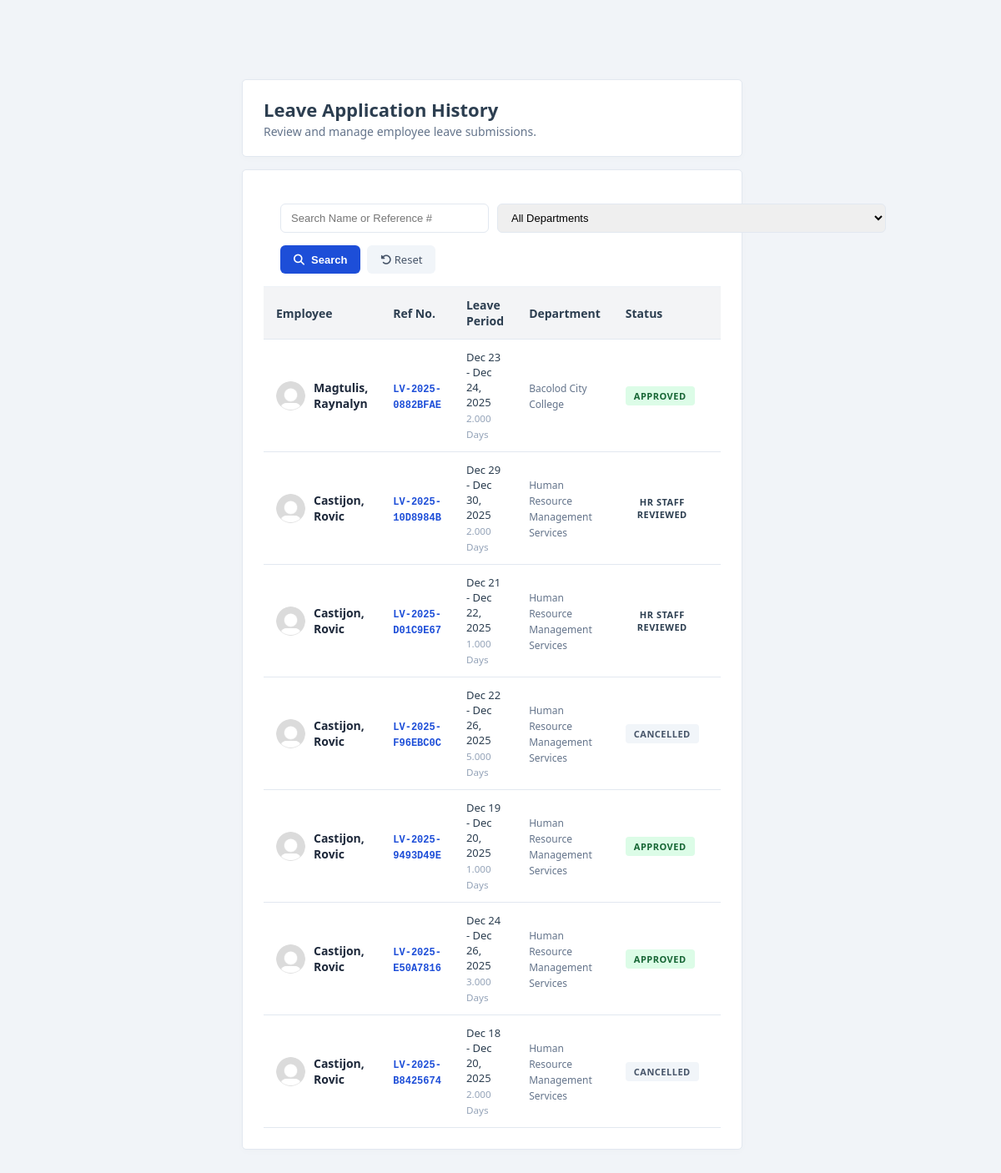
/accounts/hrstaff/leave-history.php (signed in), run on the app's committed database.
### tables this page shows
CREATE TABLE `leave_application` (
  `application_id` int(11) NOT NULL,
  `reference_no` varchar(100) NOT NULL COMMENT 'Format: LV-YYYY-LASTNAME-INITIALS-GENDER-ID',
  `employee_id` int(11) NOT NULL COMMENT 'Refers to employee.employee_id',
  `leave_type_id` int(11) NOT NULL,
  `other_leave_description` varchar(255) DEFAULT NULL,
  `leave_detail_id` int(11) DEFAULT NULL,
  `details_description` varchar(255) DEFAULT NULL,
  `date_filing` date NOT NULL,
  `start_date` date NOT NULL,
  `end_date` date NOT NULL,
  `working_days` decimal(5,3) DEFAULT 0.000,
  `commutation` enum('Requested','Not Requested') DEFAULT 'Not Requested',
  `applicant_signature` varchar(255) DEFAULT NULL COMMENT 'Path to the employee signature image',
  `applicant_sign_date` datetime DEFAULT NULL COMMENT 'Timestamp when the employee submitted',
  `status` enum('Pending','HR Staff Reviewed','Officer Recommended','Approved','Rejected','Cancelled','Cancellation Pending') DEFAULT 'Pending',
  `hr_staff_id` int(11) DEFAULT NULL,
  `hr_staff_reviewed_at` datetime DEFAULT NULL,
  `authorized_officer_id` int(11) DEFAULT NULL,
  `authorized_officer_name` varchar(150) DEFAULT NULL,
  `authorized_officer_position` varchar(150) DEFAULT NULL,
  `authorized_officer_signature` varchar(255) DEFAULT NULL,
  `authorized_officer_sign_date` datetime DEFAULT NULL,
  `authorized_official_id` int(11) DEFAULT NULL,
  `authorized_official_name` varchar(150) DEFAULT NULL,
  `authorized_official_position` varchar(150) DEFAULT NULL,
  `authorized_official_signature` varchar(255) DEFAULT NULL,
  `authorized_official_sign_date` datetime DEFAULT NULL,
  `rejection_reason` text DEFAULT NULL,
  `cancel_reason` text DEFAULT NULL,
  `cancel_proof_path` varchar(255) DEFAULT NULL,
  `cancellation_requested_at` datetime DEFAULT NULL,
  `cancel_hr_validated_by` int(11) DEFAULT NULL,
  `rejected_by` int(11) DEFAULT NULL,
  `created_at` timestamp NOT NULL DEFAULT current_timestamp(),
  `updated_at` timestamp NOT NULL DEFAULT current_timestamp() ON UPDATE current_timestamp()
);

CREATE TABLE `employee` (
  `employee_id` int(11) NOT NULL COMMENT 'Unique ID for each employee, assigned manually',
  `first_name` varchar(100) DEFAULT NULL COMMENT 'Employee first name',
  `middle_name` varchar(100) DEFAULT NULL COMMENT 'Employee middle name',
  `last_name` varchar(100) DEFAULT NULL COMMENT 'Employee last name',
  `extension` varchar(50) DEFAULT NULL COMMENT 'Name extension (e.g., Jr., Sr.)',
  `suffix` varchar(50) DEFAULT NULL COMMENT 'Suffix for the name (if applicable)',
  `profile_pic` varchar(255) DEFAULT NULL COMMENT 'Path to profile picture',
  `birth_date` date DEFAULT NULL COMMENT 'Employee birth date',
  `gender` enum('Male','Female','Other') DEFAULT 'Male' COMMENT 'Gender of the employee',
  `department_id` varchar(20) NOT NULL COMMENT 'ID of the department the employee belongs to',
  `detailed_department_id` varchar(20) DEFAULT NULL COMMENT 'ID of the sub-department / unit',
  `position` varchar(150) DEFAULT NULL COMMENT 'Job position of the employee',
  `role` enum('Regular Employee','HR Officer','HR Staff','Department Head','Admin') DEFAULT 'Regular Employee' COMMENT 'Role of the employee in the system',
  `status` enum('Active','Inactive','Retired') NOT NULL DEFAULT 'Active' COMMENT 'Current employment status: Active, Inactive (resigned), or Retired',
  `salary` int(11) DEFAULT NULL COMMENT 'Employee salary in whole numbers',
  `email` varchar(150) DEFAULT NULL COMMENT 'Employee email address',
  `contact_number` varchar(20) DEFAULT NULL COMMENT 'Employee contact number',
  `password` varchar(255) NOT NULL DEFAULT '',
  `google2fa_secret` varchar(255) DEFAULT NULL COMMENT 'Stores Google Authenticator 2FA secret',
  `google2fa_expiry` datetime DEFAULT NULL COMMENT 'Expiration timestamp for 2FA verification',
  `reset_token` varchar(255) DEFAULT NULL COMMENT 'Token for password reset',
  `reset_token_expiry` datetime DEFAULT NULL COMMENT 'Expiration date/time for reset token',
  `created_at` timestamp NOT NULL DEFAULT current_timestamp() COMMENT 'Timestamp when the employee record was created',
  `updated_at` timestamp NOT NULL DEFAULT current_timestamp() ON UPDATE current_timestamp() COMMENT 'Timestamp when the employee record was last updated',
  `last_login` timestamp NULL DEFAULT NULL COMMENT 'Last login timestamp',
  `last_active` timestamp NULL DEFAULT NULL COMMENT 'Last activity timestamp in the system',
  `authorized_officer_name` varchar(150) DEFAULT NULL COMMENT 'Name of the authorized officer approving the employee assignment',
  `authorized_officer_position` varchar(150) DEFAULT NULL COMMENT 'Position / title of the authorized officer',
  `authorized_officer_signature` varchar(255) DEFAULT NULL COMMENT 'Signature image / path of the authorized officer',
  `authorized_officer_sign_date` date DEFAULT NULL COMMENT 'Date when the authorized officer signed / approved',
  `authorized_official_name` varchar(150) DEFAULT NULL COMMENT 'Name of the higher-level official approving the employee assignment',
  `authorized_official_position` varchar(150) DEFAULT NULL COMMENT 'Position / title of the authorized official',
  `authorized_official_signature` varchar(255) DEFAULT NULL COMMENT 'Signature image / path of the authorized official',
  `authorized_official_sign_date` date DEFAULT NULL COMMENT 'Date when the authorized official signed / approved',
  `two_fa_enabled` tinyint(1) DEFAULT 0 COMMENT '1 if employee has completed 2FA setup, 0 otherwise'
);

CREATE TABLE `department` (
  `department_id` varchar(20) NOT NULL COMMENT 'Unique department identifier, e.g., BBH, BCC',
  `department_name` varchar(255) NOT NULL COMMENT 'Full department name, e.g., Bacolod Boys Home',
  `created_at` timestamp NOT NULL DEFAULT current_timestamp() COMMENT 'Timestamp when department was created'
);

### accounts/hrstaff/leave-history.php (the view, shortened to what this page needs)
<?php
require_once '../../config/config.php';
$default_profile_image = '../../assets/images/default_user.png';
$search_query = $_GET['search'] ?? '';
$page = isset($_GET['page']) ? (int)$_GET['page'] : 1;
$limit = 10;
$offset = ($page - 1) * $limit;
try {
    $sql = "SELECT l.*, e.first_name, e.last_name, e.profile_pic, d.department_name
            FROM leave_application l
            JOIN employee e ON l.employee_id = e.employee_id
            LEFT JOIN department d ON e.department_id = d.department_id
            WHERE l.status != 'Pending'";
    $params = [];
    $sql .= " ORDER BY l.created_at DESC LIMIT $limit OFFSET $offset";
    $stmt = $pdo->prepare($sql);
    $stmt->execute($params);
    $leave_history = $stmt->fetchAll(PDO::FETCH_ASSOC);
} catch (PDOException $e) {
    die("Database Error: " . $e->getMessage());
}
?>
<!DOCTYPE html>
<html lang="en">
<head>
    <link rel="stylesheet" href="/HRIS/assets/css/style.css">
    <link rel="stylesheet" href="/HRIS/assets/css/ledger-table.css">
    <link rel="stylesheet" href="https://cdnjs.cloudflare.com/ajax/libs/font-awesome/6.5.1/css/all.min.css">
</head>
<body>
    <div class="wrapper">
        <main class="main-content">
            <div class="dashboard-wrapper">
                <div class="welcome-header">
                    <div class="welcome-text">
                        <h1 style="font-size: 22px; margin-bottom: 0;">Leave Application History</h1>
                        <p style="color: #64748b; font-size: 14px; margin-top: 2px;">Review and manage employee leave submissions.</p>
                    </div>
                </div>
                <div class="content-card">
                    <form method="GET" class="integrated-filter">
                        <div class="filter-inputs">
                            <input type="text" name="search" value="<?= htmlspecialchars($search_query) ?>" placeholder="Search Name or Reference #">
                            <select name="dept" onchange="this.form.submit()">
                                <option value="">All Departments</option>
                            </select>
                        </div>
                        <div class="filter-buttons" style="display: flex; gap: 8px;">
                            <button type="submit" class="btn-primary" style="background: #1d4ed8; color: white; border:none; padding: 8px 16px; border-radius: 6px; cursor:pointer; font-size: 13px;">
                                <i class="fa-solid fa-magnifying-glass"></i> Search
                            </button>
                            <a href="leave-history.php" style="text-decoration: none; padding: 8px 16px; background: #f1f5f9; color: #475569; border-radius: 6px; font-size: 13px;">
                                <i class="fa-solid fa-rotate-left"></i> Reset
                            </a>
                        </div>
                    </form>
                    <div class="table-container">
                        <table class="accounts-table">
                            <thead>
                                <tr>
                                    <th>Employee</th>
                                    <th>Ref No.</th>
                                    <th>Leave Period</th>
                                    <th>Department</th>
                                    <th class="text-center">Status</th>
                                    <th class="text-center">Action</th>
                                </tr>
                            </thead>
                            <tbody>
                                <?php if (!empty($leave_history)): ?>
                                    <?php foreach ($leave_history as $leave): ?>
                                    <tr>
                                        <td>
                                            <div class="emp-info-cell">
                                                <img src="<?= (!empty($leave['profile_pic'])) ? $leave['profile_pic'] : $default_profile_image ?>" class="emp-profile-img">
                                                <div style="display: flex; flex-direction: column;">
                                                    <span style="font-weight: 600; color: #1e293b;"><?= htmlspecialchars($leave['last_name'] . ', ' . $leave['first_name']) ?></span>
                                                </div>
                                            </div>
                                        </td>
                                        <td><span class="ref-no"><?= htmlspecialchars($leave['reference_no']) ?></span></td>
                                        <td>
                                            <div style="font-size: 13px; font-weight: 500;">
                                                <?= date('M d', strtotime($leave['start_date'])) ?> - <?= date('M d, Y', strtotime($leave['end_date'])) ?>
                                            </div>
                                            <small style="color: #94a3b8;"><?= $leave['working_days'] ?> Days</small>
                                        </td>
                                        <td><span style="font-size: 12px; color: #64748b;"><?= htmlspecialchars($leave['department_name'] ?: 'N/A') ?></span></td>
                                        <td class="text-center">
                                            <?php
                                                $s = $leave['status'];
                                                $class = strtolower(str_replace(' ', '', in_array($s, ['Approved', 'Officer Recommended']) ? 'approved' : $s));
                                            ?>
                                            <span class="status <?= $class ?>"><?= strtoupper($s) ?></span>
                                        </td>
                                        <td class="text-center">
                                        </td>
                                    </tr>
                                    <?php endforeach; ?>
                                <?php else: ?>
                                    <tr><td colspan="6" style="text-align:center; padding: 50px; color: #94a3b8;">No records found.</td></tr>
                                <?php endif; ?>
                            </tbody>
                        </table>
                    </div>
                </div>
            </div>
        </main>
    </div>
</body>
</html>

### assets/css/style.css (style rules this page uses)
:root { --primary-color: #0056b3; --sidebar-width: 260px; --sidebar-collapsed: 75px; --topbar-height: 65px; --background: #F1F4F8; --sidebar-bg: #F1F4F8; --card-bg: #ffffff; --text-primary: #2c3e50; --text-secondary: #7f8c8d; --hover-bg: #E2E8F0; }
* { margin: 0; padding: 0; box-sizing: border-box; }
body { font-family: 'Segoe UI', sans-serif; background-color: var(--background); color: var(--text-primary); }
.main-content { margin-left: var(--sidebar-width); margin-right: 280px; margin-top: var(--topbar-height); padding: 30px; transition: margin 0.3s ease; min-height: calc(100vh - var(--topbar-height)); }
.dashboard-wrapper { display: flex; flex-direction: column; gap: 15px; max-width: 10000px; margin: 0 auto; }
.welcome-header { background: var(--card-bg); border: 1px solid #e2e8f0; border-radius: 5px; padding: 20px 25px; display: flex; justify-content: space-between; align-items: center; box-shadow: 0 2px 10px rgba(0,0,0,0.02); }
.welcome-text h1 { font-size: 22px; font-weight: 700; color: var(--text-primary); margin-bottom: 4px; }
.welcome-text p { font-size: 14px; color: var(--text-secondary); }
.content-card { background: var(--card-bg); border-radius: 5px; border: 1px solid #e2e8f0; padding: 25px; box-shadow: 0 2px 10px rgba(0,0,0,0.02); height: 100%; }
.btn-primary { background-color: var(--primary-color); color: #fff; border: none; padding: 10px 20px; font-weight: 600; border-radius: 5px; cursor: pointer; display: inline-flex; align-items: center; gap: 8px; transition: background 0.3s ease; }
.table-container { width: 100%; overflow-x: auto; }
.accounts-table { width: 100%; border-collapse: collapse; font-size: 14px; }
.accounts-table thead tr { background-color: #f3f4f6; text-align: left; }
.accounts-table th, .accounts-table td { padding: 12px 15px; border-bottom: 1px solid #e2e8f0; }
.status { padding: 4px 10px; border-radius: 12px; font-size: 11px; font-weight: 700; text-align: center; display: inline-block; letter-spacing: 0.5px; }
.status { padding: 4px 10px; border-radius: 12px; font-size: 12px; font-weight: 600; text-align: center; display: inline-block; }

### accounts/hrstaff/leave-history.php (style rules this page uses)
.emp-info-cell { display: flex; align-items: center; gap: 10px; }
.emp-profile-img { width: 35px; height: 35px; border-radius: 50%; object-fit: cover; border: none; flex-shrink: 0; }
.integrated-filter { padding: 15px 20px; background: #fff; border-bottom: 1px solid #edf2f7; display: flex; justify-content: space-between; align-items: center; gap: 15px; flex-wrap: wrap; }
.filter-inputs { display: flex; gap: 10px; flex-grow: 1; }
.filter-inputs input, .filter-inputs select { padding: 8px 12px; border: 1px solid #e2e8f0; border-radius: 6px; font-size: 13px; outline: none; }
.filter-inputs input { width: 250px; }
.status { padding: 4px 10px; border-radius: 4px; font-size: 11px; font-weight: 700; }
.status.approved { background: #dcfce7; color: #166534; }
.status.cancelled { background: #f1f5f9; color: #475569; }
.ref-no { font-family: monospace; color: #1d4ed8; font-weight: 600; font-size: 12px; }

### data on the page
leave_application: employee.first_name "Magtulis, Raynalyn", reference_no "LV-2025-0882BFAE", start_date "Dec 23", end_date "Dec 24, 2025", working_days "2.000", department.department_name "Bacolod City College", status "APPROVED"
leave_application: employee.first_name "Castijon, Rovic", reference_no "LV-2025-10D8984B", start_date "Dec 29", end_date "Dec 30, 2025", working_days "2.000", department.department_name "Human Resource Management Services", status "HR STAFF REVIEWED"
leave_application: employee.first_name "Castijon, Rovic", reference_no "LV-2025-D01C9E67", start_date "Dec 21", end_date "Dec 22, 2025", working_days "1.000", department.department_name "Human Resource Management Services", status "HR STAFF REVIEWED"
leave_application: employee.first_name "Castijon, Rovic", reference_no "LV-2025-F96EBC0C", start_date "Dec 22", end_date "Dec 26, 2025", working_days "5.000", department.department_name "Human Resource Management Services", status "CANCELLED"
leave_application: employee.first_name "Castijon, Rovic", reference_no "LV-2025-9493D49E", start_date "Dec 19", end_date "Dec 20, 2025", working_days "1.000", department.department_name "Human Resource Management Services", status "APPROVED"
leave_application: employee.first_name "Castijon, Rovic", reference_no "LV-2025-E50A7816", start_date "Dec 24", end_date "Dec 26, 2025", working_days "3.000", department.department_name "Human Resource Management Services", status "APPROVED"
leave_application: employee.first_name "Castijon, Rovic", reference_no "LV-2025-B8425674", start_date "Dec 18", end_date "Dec 20, 2025", working_days "2.000", department.department_name "Human Resource Management Services", status "CANCELLED"
